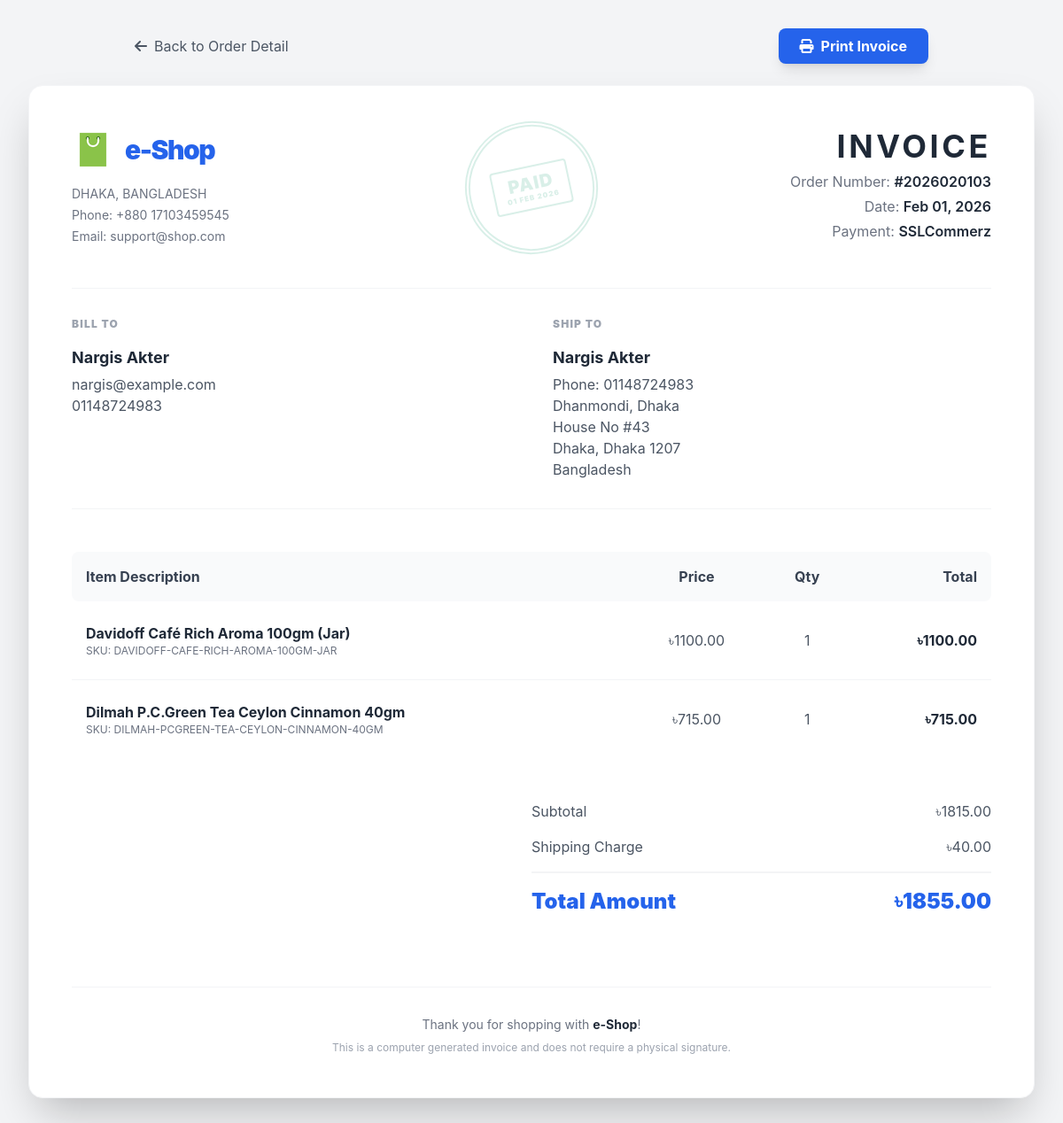
The app's page /custom-admin/orders/49/invoice/ (signed in) with its own data.
### apps/orders/models.py (models this page shows, shortened)
class Order(models.Model):
 user=models.ForeignKey(User, on_delete=models.CASCADE, related_name='orders')
 order_number=models.CharField(max_length=20, unique=True, blank=True, null=True)
 total=models.DecimalField(max_digits=10, decimal_places=2)
 shipping_charge=models.DecimalField(max_digits=10, decimal_places=2, default=0.00)
 status=models.CharField(max_length=20, choices=ORDER_STATUS_CHOICES, default='pending')
 delivery_status=models.CharField(max_length=20, choices=DELIVERY_STATUS_CHOICES, default='pending')
 payment_method=models.CharField(max_length=20, choices=PAYMENT_METHOD_CHOICES, default='sslcommerz')
 full_name=models.CharField(max_length=100, blank=True, null=True)
 phone=models.CharField(max_length=20, blank=True, null=True)
 email=models.EmailField(blank=True, null=True)
 address_line_1=models.CharField(max_length=255, blank=True, null=True)
 address_line_2=models.CharField(max_length=255, blank=True, null=True)
 city=models.CharField(max_length=100, blank=True, null=True)
 state=models.CharField(max_length=100, blank=True, null=True)
 postal_code=models.CharField(max_length=20, blank=True, null=True)
 country=models.CharField(max_length=100, default='Bangladesh', blank=True, null=True)
 transaction_id=models.CharField(max_length=255, blank=True, null=True, unique=True)
 payment_timeout=models.DateTimeField(blank=True, null=True)
 created_at=models.DateTimeField(auto_now_add=True)
 updated_at=models.DateTimeField(auto_now=True)
 def get_subtotal(self):
  return self.total - self.shipping_charge
 class Meta:
  ordering = ['-created_at']

class OrderItem(models.Model):
 order=models.ForeignKey(Order, on_delete=models.CASCADE)
 product=models.ForeignKey(Product, on_delete=models.CASCADE)
 quantity=models.IntegerField()
 price=models.DecimalField(max_digits=10, decimal_places=2)
 def get_total_price(self):
  return self.quantity * self.price

### apps/custom_admin/models.py (models this page shows, shortened)
class SiteSettings(models.Model):
    site_name = models.CharField(max_length=100, default='e-Shop')
    site_logo = models.ImageField(upload_to='site_settings/', blank=True, null=True)
    contact_email = models.EmailField(default='support@shop.com')
    contact_phone = models.CharField(max_length=20, default='+880 1711 223 344')
    address = models.TextField(default='DHAKA, BANGLADESH')
    facebook_url = models.URLField(blank=True, null=True)
    twitter_url = models.URLField(blank=True, null=True)
    instagram_url = models.URLField(blank=True, null=True)
    class Meta:
        verbose_name = "Site Settings"
        verbose_name_plural = "Site Settings"
    @classmethod
    def get_settings(cls):
        settings, created = cls.objects.get_or_create(pk=1)
        return settings

### apps/store/models.py (models this page shows, shortened)
class Product(models.Model):
    category = models.ForeignKey(Category, on_delete=models.SET_NULL, null=True, blank=True, related_name='products')
    name = models.CharField(max_length=200)
    slug = models.SlugField(max_length=200, unique=True, null=True, blank=True)
    description = models.TextField(blank=True, null=True)
    price = models.DecimalField(max_digits=10, decimal_places=2)
    stock = models.IntegerField(default=10)
    image = models.ImageField(upload_to='products/', blank=True, null=True)
    is_featured = models.BooleanField(default=False)
    created_at = models.DateTimeField(auto_now_add=True)

### apps/custom_admin/views.py (the view)
# urls.py: path('orders/<int:pk>/invoice/', views.order_invoice, name='order_invoice'),
@admin_required
def order_invoice(request, pk):
    order = get_object_or_404(Order, pk=pk)
    settings = SiteSettings.get_settings()
    if not settings.site_name:
        settings.site_name = "e-Shop"
    return render(request, 'custom_admin/orders/order_invoice.html', {
        'order': order,
        'settings': settings
    })

### apps/custom_admin/context_processors.py (called while the page is built)
def admin_notifications(request):
    context = {}
    if request.user.is_authenticated and request.user.is_staff:
        notifications = Notification.objects.filter(is_read=False)[:5]
        unread_count = Notification.objects.filter(is_read=False).count()
        context = {
            'admin_notifications': notifications,
            'unread_notifications_count': unread_count,
            'site_settings': SiteSettings.get_settings()
        }
    return context

### templates/custom_admin/orders/order_invoice.html (shortened to what this page needs)
{% load static %}
<!DOCTYPE html>
<html lang="en">
<head>
    <script src="https://cdn.tailwindcss.com"></script>
    <link rel="stylesheet" href="https://cdnjs.cloudflare.com/ajax/libs/font-awesome/6.4.0/css/all.min.css">
</head>
<body class="p-4 md:p-8">
    <div class="max-w-4xl mx-auto no-print mb-6 flex justify-between items-center">
        <a href="{% url 'custom_admin:order_detail' order.pk %}"
            class="text-gray-600 hover:text-gray-900 flex items-center gap-2">
            <i class="fas fa-arrow-left"></i> Back to Order Detail
        </a>
        <button onclick="window.print()"
            class="bg-blue-600 hover:bg-blue-700 text-white px-6 py-2 rounded-lg font-bold shadow-lg transition transform active:scale-95 flex items-center gap-2">
            <i class="fas fa-print"></i> Print Invoice
        </button>
    </div>
    <div
        class="invoice-container relative bg-white shadow-2xl rounded-2xl overflow-hidden p-8 md:p-12 border border-gray-100">
        {% if order.status == 'completed' and order.payment_method != 'cod' %}
        <div class="payment-seal seal-paid">
            <div class="seal-inner">
                <div>PAID</div>
                <span class="seal-date">{{ order.updated_at|date:"d M Y" }}</span>
            </div>
        </div>
        {% endif %}
        <div class="flex flex-col md:flex-row justify-between items-start mb-12 gap-8">
            <div>
                {% if settings.site_logo %}
                <img src="{{ settings.site_logo.url }}" alt="Logo" class="h-16 mb-4">
                {% else %}
                <div class="flex items-center gap-3 mb-4">
                    <img src="{% static 'images/icon.gif' %}" alt="Logo" class="h-12 w-12 object-contain">
                    <h1 class="text-3xl font-black tracking-tighter text-blue-600">
                        {{ settings.site_name|default:"e-Shop" }}</h1>
                </div>
                {% endif %}
                <div class="text-gray-500 text-sm space-y-1">
                    <p>{{ settings.address }}</p>
                    <p>Phone: {{ settings.contact_phone }}</p>
                    <p>Email: {{ settings.contact_email }}</p>
                </div>
            </div>
            <div class="text-right">
                <h2 class="text-4xl font-bold text-gray-800 uppercase tracking-widest mb-2">Invoice</h2>
                <div class="text-gray-500 space-y-1">
                    <p>Order Number: <span class="text-gray-800 font-semibold">#{{ order.order_number }}</span></p>
                    <p>Date: <span class="text-gray-800 font-semibold">{{ order.created_at|date:"M d, Y" }}</span></p>
                    <p>Payment: <span class="text-gray-800 font-semibold">{{ order.get_payment_method_display }}</span>
                    </p>
                </div>
            </div>
        </div>
        <div class="grid grid-cols-1 md:grid-cols-2 gap-12 mb-12 py-8 border-t border-b border-gray-100">
            <div>
                <h3 class="text-xs font-black text-gray-400 uppercase tracking-widest mb-4">Bill To</h3>
                <div class="text-gray-800">
                    <p class="font-bold text-lg mb-1">{{ order.user.get_full_name }}</p>
                    <p class="text-gray-600">{{ order.email|default:order.user.email }}</p>
                    <p class="text-gray-600">{{ order.phone|default:"-" }}</p>
                </div>
            </div>
            <div>
                <h3 class="text-xs font-black text-gray-400 uppercase tracking-widest mb-4">Ship To</h3>
                <div class="text-gray-800">
                    <p class="font-bold text-lg mb-1">{{ order.user.get_full_name }}</p>
                    <p class="text-gray-600">Phone: {{ order.phone|default:"-" }}</p>
                    <p class="text-gray-600">{{ order.address_line_1 }}</p>
                    {% if order.address_line_2 %}<p class="text-gray-600">{{ order.address_line_2 }}</p>{% endif %}
                    <p class="text-gray-600">
                        {{ order.city|default:"" }}, {{ order.state|default:"" }}
                        {{ order.postal_code|default:"" }}</p>
                    <p class="text-gray-600">{{ order.country }}</p>
                </div>
            </div>
        </div>
        <div class="mb-12">
            <table class="w-full text-left">
                <thead>
                    <tr class="bg-gray-50">
                        <th class="py-4 px-4 font-bold text-gray-700 rounded-l-lg">Item Description</th>
                        <th class="py-4 px-4 font-bold text-gray-700 text-center">Price</th>
                        <th class="py-4 px-4 font-bold text-gray-700 text-center">Qty</th>
                        <th class="py-4 px-4 font-bold text-gray-700 text-right rounded-r-lg">Total</th>
                    </tr>
                </thead>
                <tbody class="divide-y divide-gray-100">
                    {% for item in order.orderitem_set.all %}
                    <tr>
                        <td class="py-6 px-4">
                            <p class="font-bold text-gray-800">{{ item.product.name }}</p>
                            <p class="text-xs text-gray-500">SKU: {{ item.product.slug|upper }}</p>
                        </td>
                        <td class="py-6 px-4 text-center text-gray-600">৳{{ item.price }}</td>
                        <td class="py-6 px-4 text-center text-gray-600">{{ item.quantity }}</td>
                        <td class="py-6 px-4 text-right font-bold text-gray-800">৳{{ item.get_total_price }}</td>
                    </tr>
                    {% endfor %}
                </tbody>
            </table>
        </div>
        <div class="flex justify-end">
            <div class="w-full md:w-1/2 space-y-4">
                <div class="flex justify-between text-gray-600">
                    <span>Subtotal</span>
                    <span>৳{{ order.get_subtotal }}</span>
                </div>
                <div class="flex justify-between text-gray-600">
                    <span>Shipping Charge</span>
                    <span>৳{{ order.shipping_charge }}</span>
                </div>
                <div class="flex justify-between text-2xl font-black text-blue-600 pt-4 border-t-2 border-gray-100">
                    <span>Total Amount</span>
                    <span>৳{{ order.total }}</span>
                </div>
            </div>
        </div>
        <div class="mt-20 pt-8 border-t border-gray-100 text-center">
            <p class="text-gray-500 text-sm">Thank you for shopping with <span class="font-bold text-gray-800">
                    {{ settings.site_name|default:"e-Shop" }}</span>!</p>
            <p class="text-xs text-gray-400 mt-2">This is a computer generated invoice and does not require a physical
                signature.</p>
        </div>
    </div>
</body>
</html>

### templates/custom_admin/orders/order_invoice.html (style rules this page uses)
body { background-color: #f3f4f6; font-family: 'Inter', sans-serif; }
.payment-seal { position: absolute; top: 2.5rem; left: 50%; transform: translateX(-50%) rotate(-12deg); width: 150px; height: 150px; border: 6px double; border-radius: 50%; display: flex; align-items: center; justify-content: center; font-weight: 900; text-transform: uppercase; letter-spacing: 1px; opacity: 0.15; pointer-events: none; z-index: 0; }
.seal-paid { color: #059669; border-color: #059669; }
.payment-seal .seal-inner { border: 2px solid; padding: 8px 12px; border-radius: 4px; font-size: 20px; line-height: 1; text-align: center; }
.payment-seal .seal-date { font-size: 8px; margin-top: 2px; display: block; }

### records on screen
Order: updated_at "01 FEB 2026", order_number "2026020103", created_at "Feb 01, 2026", payment_method "SSLCommerz", user.get_full_name "Nargis Akter", email "nargis@example.com", phone "01148724983", address_line_1 "Dhanmondi, Dhaka", address_line_2 "House No #43", city "Dhaka", state "Dhaka", postal_code "1207", country "Bangladesh", get_subtotal "1815.00", shipping_charge "40.00", total "1855.00"
SiteSettings: site_name "e-Shop", address "DHAKA, BANGLADESH", contact_phone "+880 17103459545", contact_email "support@shop.com"
OrderItem: product.name "Davidoff Café Rich Aroma 100gm (Jar)", product.slug "DAVIDOFF-CAFE-RICH-AROMA-100GM-JAR", price "1100.00", quantity "1", get_total_price "1100.00"
OrderItem: product.name "Dilmah P.C.Green Tea Ceylon Cinnamon 40gm", product.slug "DILMAH-PCGREEN-TEA-CEYLON-CINNAMON-40GM", price "715.00", quantity "1", get_total_price "715.00"
